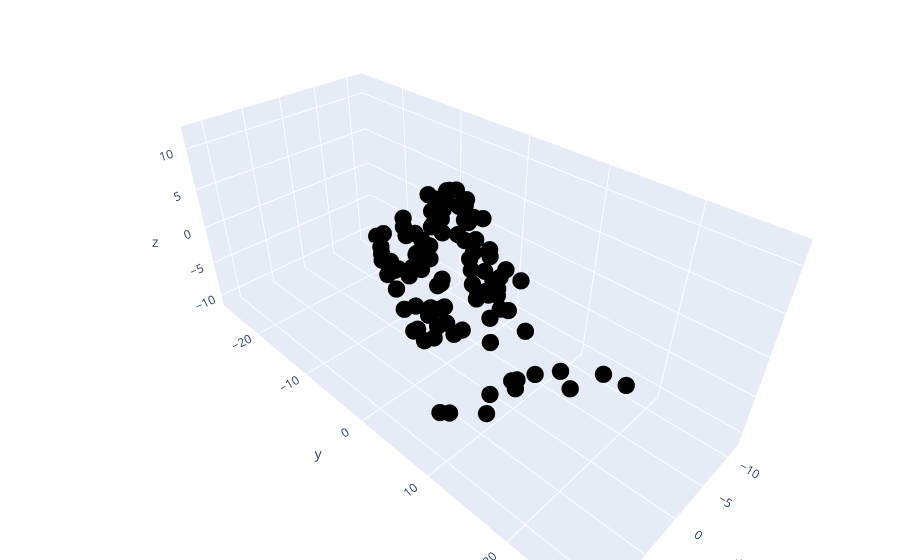

Source (notebook cell):
### Code cell
import plotly.graph_objects as go

v1= np.array([3,5,1])
v2 = np.array([0, 2, 2])

scalar = np.random.uniform(low=xlim[0], high=xlim[1], size=(100,2))
points = np.zeros((100, 3))

for i in range(len(scalar)):
    points[i, :] = v1 * scalar[i, 0] + v2 * scalar[i, 1]

fig = go.Figure( data=[go.Scatter3d(x=points[:,0], y=points[:,1], z=points[:,2], 
                                    mode='markers', marker=dict(size=6,color='black') )])
fig.update_layout(margin=dict(l=0,r=0,b=0,t=0))
# plt.savefig('Figure_02_07b.png',dpi=300)
fig.show()
